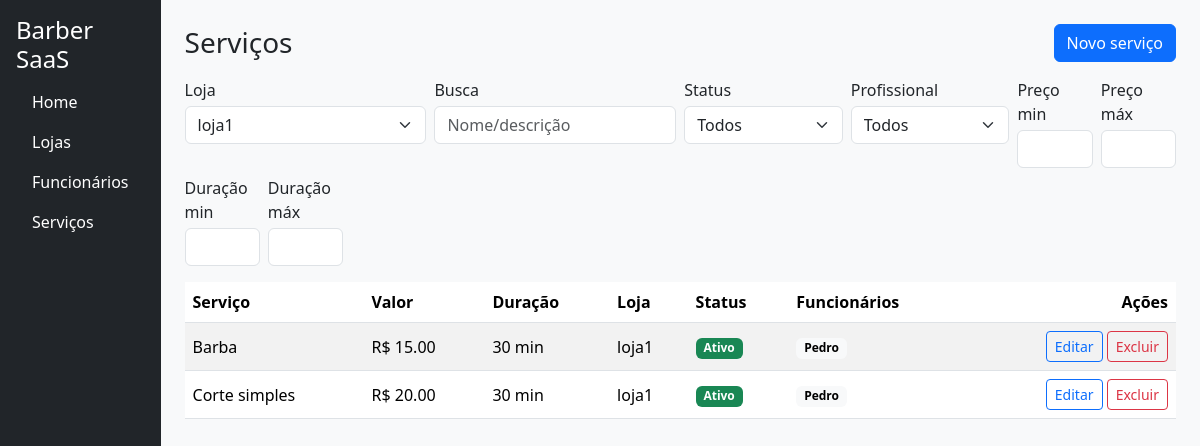
/cadastro/servicos/ (signed in), run on the app's committed database.
### apps/cadastro/models.py (models this page shows, shortened)
class Servico(models.Model):
    loja = models.ForeignKey(Loja, on_delete=models.CASCADE, related_name='servicos')
    nome = models.CharField(max_length=160)
    slug = models.SlugField(max_length=180, blank=True)
    descricao = models.TextField(blank=True)
    duracao_minutos = models.PositiveSmallIntegerField(validators=[MinValueValidator(1)], default=30)
    preco = models.DecimalField(max_digits=10, decimal_places=2, validators=[MinValueValidator(0)])
    profissionais = models.ManyToManyField('Funcionario', related_name='servicos', blank=True)
    ativo = models.BooleanField(default=True)
    criado_em = models.DateTimeField(auto_now_add=True)
    atualizado_em = models.DateTimeField(auto_now=True)
    class Meta:
        verbose_name = "Serviço"
        verbose_name_plural = "Serviços"
        ordering = ("nome",)
        unique_together = (("loja", "slug"),)

class Loja(models.Model):
    owner = models.ForeignKey(
        User,
        on_delete=models.CASCADE,
        related_name='lojas',
        limit_choices_to={'is_owner': True}
    )
    nome = models.CharField(max_length=120)
    slug = models.SlugField(max_length=140, unique=True, blank=True)
    telefone = models.CharField(max_length=20, blank=True)
    endereco = models.CharField(max_length=200, blank=True)
    ativa = models.BooleanField(default=True)
    criada_em = models.DateTimeField(auto_now_add=True)
    def __str__(self):
        return f"{self.nome} ({self.owner.email})"

class Funcionario(models.Model):
    class Cargo(models.TextChoices):
        BARBEIRO = 'barbeiro', 'Barbeiro'
        CABELEIREIRO = 'cabeleireiro', 'Cabeleireiro(a)'
        MANICURE = 'manicure', 'Manicure/Pedicure'
        ESTETICISTA = 'esteticista', 'Esteticista'
        SOMBRANCELHA = 'sobrancelha', 'Designer de Sobrancelha'
        RECEPCAO = 'recepcao', 'Recepção'
        OUTRO = 'outro', 'Outro'
    phone_regex = RegexValidator(
        r'^\+?\d{10,15}$',
        'Informe telefone no formato internacional, ex.: +5585...'
    )
    loja = models.ForeignKey('Loja', on_delete=models.CASCADE, related_name='funcionarios')
    nome = models.CharField(max_length=120)
    cargo = models.CharField(max_length=20, choices=Cargo.choices, default=Cargo.BARBEIRO)
    email = models.EmailField(blank=True, null=True)
    telefone = models.CharField(max_length=17, blank=True, null=True, validators=[phone_regex])
    slug = models.SlugField(max_length=160, blank=True)
    ativo = models.BooleanField(default=True)
    criado_em = models.DateTimeField(auto_now_add=True)
    atualizado_em = models.DateTimeField(auto_now=True)
    def __str__(self):
        return f'{self.nome} – {self.loja.nome}'
    class Meta:
        verbose_name = 'Funcionário'
        verbose_name_plural = 'Funcionários'
        unique_together = (('loja', 'slug'),)
        ordering = ('nome',)

### apps/cadastro/views.py (the view, shortened to what this page needs)
# urls.py: path('servicos/', views.servicos, name='servicos'),
@login_required
@subscription_required
def servicos(request):
    if not getattr(request.user, 'is_owner', False):
        return redirect('accounts:owner_login')
    lojas_qs = request.user.lojas.order_by('nome')
    loja_id = (request.GET.get('loja_filtro') or request.POST.get('loja_filtro') or
               request.GET.get('loja') or request.POST.get('loja'))
    loja = None
    if loja_id:
        try:
            loja = lojas_qs.filter(id=int(loja_id)).first()
        except (TypeError, ValueError):
            loja = None
    loja = loja or lojas_qs.first()
    if not loja:
        ctx = {'lojas': lojas_qs, 'loja': None, 'form': None, 'servicos': [], 'filtros': {}, 'profissionais': []}
        tpl = 'cadastro/partials/servicos.html' if (request.headers.get('HX-Request') and request.headers.get('HX-Target') != 'content') else 'cadastro/servicos.html'
        return render(request, tpl, ctx)
    filtros = _parse_filtros(request)
    form = ServicoForm(lojas=lojas_qs, initial={'loja': loja})
    qs = _aplica_filtros(loja.servicos.select_related('loja').prefetch_related('profissionais').order_by('nome'), filtros)
    ctx = {
        'lojas': lojas_qs,
        'loja': loja,
        'form': form,
        'servicos': qs,
        'filtros': filtros,
        'profissionais': loja.funcionarios.filter(ativo=True).order_by('nome'),
    }
    if request.headers.get('HX-Request') and request.headers.get('HX-Target') != 'content':
        return render(request, 'cadastro/partials/servicos.html', ctx)
    return render(request, 'cadastro/servicos.html', ctx)

### apps/accounts/models.py (called while the page is built)
    def is_active(self) -> bool:
        return timezone.now() <= self.end_date

### apps/cadastro/views.py (called while the page is built)
def _parse_filtros(request):
    data = request.GET if request.method == 'GET' else request.POST
    return {
        'q': (data.get('q') or '').strip() or None,
        'status': (data.get('status') or '').strip() or None,
        'prof': (data.get('prof') or '').strip() or None,
        'preco_min': (data.get('preco_min') or '').strip() or None,
        'preco_max': (data.get('preco_max') or '').strip() or None,
        'dur_min': (data.get('dur_min') or '').strip() or None,
        'dur_max': (data.get('dur_max') or '').strip() or None,
    }

### apps/cadastro/templates/cadastro/servicos.html (shortened to what this page needs)
{% extends 'accounts/base.html' %}
{% block content %}
<div class="d-flex justify-content-between align-items-center mb-3">
  <h3 class="m-0">Serviços</h3>
  <button class="btn btn-primary" data-bs-toggle="modal" data-bs-target="#modalServico">
    Novo serviço
  </button>
</div>
<form id="filtros-servicos" class="row g-2 mb-3">
  <div class="col-md-3">
    <label class="form-label mb-1">Loja</label>
    <select name="loja_filtro" class="form-select"
            hx-get="{% url 'cadastro:servicos' %}"
            hx-target="#servicos-tbody"
            hx-select="#servicos-tbody"
            hx-include="#filtros-servicos"
            hx-swap="outerHTML"
            hx-indicator="#servicos-loading"
            hx-push-url="true"
            hx-trigger="change">
      {% for l in lojas %}
        <option value="{{ l.id }}" {% if loja and l.id == loja.id %}selected{% endif %}>{{ l.nome }}</option>
      {% endfor %}
    </select>
  </div>
  <div class="col-md-3">
    <label class="form-label mb-1">Busca</label>
    <input type="text" class="form-control" name="q" placeholder="Nome/descrição"
           value="{{ filtros.q|default_if_none:'' }}"
           hx-get="{% url 'cadastro:servicos' %}"
           hx-target="#servicos-tbody"
           hx-select="#servicos-tbody"
           hx-include="#filtros-servicos"
           hx-swap="outerHTML"
           hx-indicator="#servicos-loading"
           hx-push-url="true"
           hx-trigger="keyup changed delay:300ms">
  </div>
  <div class="col-md-2">
    <label class="form-label mb-1">Status</label>
    <select name="status" class="form-select"
            hx-get="{% url 'cadastro:servicos' %}"
            hx-target="#servicos-tbody"
            hx-select="#servicos-tbody"
            hx-include="#filtros-servicos"
            hx-swap="outerHTML"
            hx-indicator="#servicos-loading"
            hx-push-url="true"
            hx-trigger="change">
      <option value="">Todos</option>
    </select>
  </div>
  <div class="col-md-2">
    <label class="form-label mb-1">Profissional</label>
    <select name="prof" class="form-select"
            hx-get="{% url 'cadastro:servicos' %}"
            hx-target="#servicos-tbody"
            hx-select="#servicos-tbody"
            hx-include="#filtros-servicos"
            hx-swap="outerHTML"
            hx-indicator="#servicos-loading"
            hx-push-url="true"
            hx-trigger="change">
      <option value="">Todos</option>
    </select>
  </div>
  <div class="col-md-1">
    <label class="form-label mb-1">Preço min</label>
    <input type="number" step="0.01" name="preco_min" class="form-control"
           value="{{ filtros.preco_min|default_if_none:'' }}"
           hx-get="{% url 'cadastro:servicos' %}"
           hx-target="#servicos-tbody"
           hx-select="#servicos-tbody"
           hx-include="#filtros-servicos"
           hx-swap="outerHTML"
           hx-indicator="#servicos-loading"
           hx-push-url="true"
           hx-trigger="change keyup delay:400ms">
  </div>
  <div class="col-md-1">
    <label class="form-label mb-1">Preço máx</label>
    <input type="number" step="0.01" name="preco_max" class="form-control"
           value="{{ filtros.preco_max|default_if_none:'' }}"
           hx-get="{% url 'cadastro:servicos' %}"
           hx-target="#servicos-tbody"
           hx-select="#servicos-tbody"
           hx-include="#filtros-servicos"
           hx-swap="outerHTML"
           hx-indicator="#servicos-loading"
           hx-push-url="true"
           hx-trigger="change keyup delay:400ms">
  </div>
  <div class="col-md-1">
    <label class="form-label mb-1">Duração min</label>
    <input type="number" min="1" step="1" name="dur_min" class="form-control"
           value="{{ filtros.dur_min|default_if_none:'' }}"
           hx-get="{% url 'cadastro:servicos' %}"
           hx-target="#servicos-tbody"
           hx-select="#servicos-tbody"
           hx-include="#filtros-servicos"
           hx-swap="outerHTML"
           hx-indicator="#servicos-loading"
           hx-push-url="true"
           hx-trigger="change keyup delay:400ms">
  </div>
  <div class="col-md-1">
    <label class="form-label mb-1">Duração máx</label>
    <input type="number" min="1" step="1" name="dur_max" class="form-control"
           value="{{ filtros.dur_max|default_if_none:'' }}"
           hx-get="{% url 'cadastro:servicos' %}"
           hx-target="#servicos-tbody"
           hx-select="#servicos-tbody"
           hx-include="#filtros-servicos"
           hx-swap="outerHTML"
           hx-indicator="#servicos-loading"
           hx-push-url="true"
           hx-trigger="change keyup delay:400ms">
  </div>
</form>
<div class="table-responsive">
  <table class="table table-striped align-middle">
    <thead>
      <tr>
        <th>Serviço</th>
        <th>Valor</th>
        <th>Duração</th>
        <th>Loja</th>
        <th>Status</th>
        <th>Funcionários</th>
        <th class="text-end">Ações</th>
      </tr>
    </thead>
    {% include 'cadastro/partials/servicos.html' %}
  </table>
</div>
{% endblock %}

### apps/cadastro/templates/cadastro/partials/servicos.html
<tbody id="servicos-tbody">
  {% for s in servicos %}
  <tr>
    <td>{{ s.nome }}</td>
    <td>R$ {{ s.preco }}</td>
    <td>{{ s.duracao_minutos }} min</td>
    <td>{{ s.loja.nome }}</td>
    <td>
      {% if s.ativo %}
        <span class="badge bg-success">Ativo</span>
      {% else %}
        <span class="badge bg-secondary">Inativo</span>
      {% endif %}
    </td>
    <td>
      {% with profs=s.profissionais.all %}
        {% if profs %}
          {% for p in profs %}
            <span class="badge text-bg-light">{{ p.nome }}</span>
          {% endfor %}
        {% else %}
          <span class="text-muted">—</span>
        {% endif %}
      {% endwith %}
    </td>
    <td class="text-end">
      <button
        class="btn btn-sm btn-outline-primary"
        hx-get="{% url 'cadastro:servico_edit' s.pk %}"
        hx-target="#modalServicoOps .modal-content"
        hx-swap="innerHTML"
        hx-on="htmx:afterOnLoad: (function(){ const m=document.getElementById('modalServicoOps'); if(m){ bootstrap.Modal.getOrCreateInstance(m).show(); } })()"
      >
        Editar
      </button>
      <button
        class="btn btn-sm btn-outline-danger"
        hx-get="{% url 'cadastro:servico_delete' s.pk %}"
        hx-target="#modalServicoOps .modal-content"
        hx-swap="innerHTML"
        hx-on="htmx:afterOnLoad: (function(){ const m=document.getElementById('modalServicoOps'); if(m){ bootstrap.Modal.getOrCreateInstance(m).show(); } })()"
      >
        Excluir
      </button>
    </td>
  </tr>
  {% empty %}
  <tr><td colspan="7" class="text-muted">Nenhum serviço encontrado.</td></tr>
  {% endfor %}
</tbody>

### data on the page
Servico: nome "Barba", preco "15.00", duracao_minutos "30", loja.nome "loja1", ativo "Ativo"
Funcionario: nome "Pedro"
Servico: nome "Corte simples", preco "20.00", duracao_minutos "30", loja.nome "loja1", ativo "Ativo"

### other printed values
form field loja_filtro "loja1"
